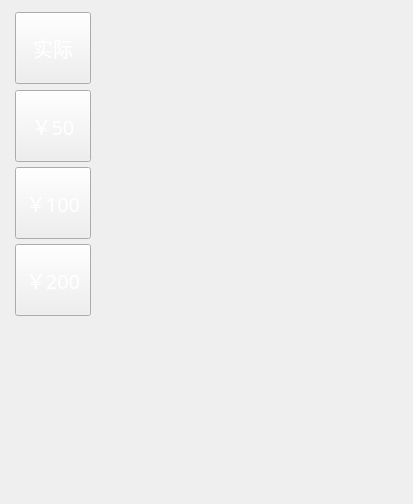
   <widget class="QWidget" name="widget_8" native="true">
    <property name="geometry">
     <rect>
      <x>314</x>
      <y>0</y>
      <width>413</width>
      <height>504</height>
     </rect>
    </property>
    <property name="minimumSize">
     <size>
      <width>413</width>
      <height>504</height>
     </size>
    </property>
    <layout class="QGridLayout" name="gridLayout">
     <property name="leftMargin">
      <number>15</number>
     </property>
     <property name="topMargin">
      <number>12</number>
     </property>
     <property name="rightMargin">
      <number>15</number>
     </property>
     <property name="bottomMargin">
      <number>190</number>
     </property>
     <property name="spacing">
      <number>7</number>
     </property>
     <item row="0" column="0">
      <widget class="QPushButton" name="factorButton">
       <property name="sizePolicy">
        <sizepolicy hsizetype="Minimum" vsizetype="Expanding">
         <horstretch>0</horstretch>
         <verstretch>0</verstretch>
        </sizepolicy>
       </property>
       <property name="minimumSize">
        <size>
         <width>76</width>
         <height>72</height>
        </size>
       </property>
       <property name="maximumSize">
        <size>
         <width>16777215</width>
         <height>16777215</height>
        </size>
       </property>
       <property name="font">
        <font>
         <family>微软雅黑</family>
         <pointsize>-1</pointsize>
         <weight>50</weight>
         <italic>false</italic>
         <bold>false</bold>
        </font>
       </property>
       <property name="focusPolicy">
        <enum>Qt::NoFocus</enum>
       </property>
       <property name="styleSheet">
        <string notr="true">QPushButton#factorButton{
	font:20px;
	font-family:&quot;微软雅黑&quot;;
	color: rgb(255,255,255);
	border-image: url(:/digitalKeyboardImage/foreign_key_normal.png);
}

QPushButton#factorButton:pressed{
	border-image: url(:/digitalKeyboardImage/foreign_key_press.png);
}</string>
       </property>
       <property name="text">
        <string>实际</string>
       </property>
      </widget>
     </item>
     <item row="1" column="0">
      <widget class="QPushButton" name="fiftyButton">
       <property name="sizePolicy">
        <sizepolicy hsizetype="Minimum" vsizetype="Expanding">
         <horstretch>0</horstretch>
         <verstretch>0</verstretch>
        </sizepolicy>
       </property>
       <property name="minimumSize">
        <size>
         <width>76</width>
         <height>72</height>
        </size>
       </property>
       <property name="maximumSize">
        <size>
         <width>16777215</width>
         <height>16777215</height>
        </size>
       </property>
       <property name="font">
        <font>
         <family>微软雅黑</family>
         <pointsize>-1</pointsize>
         <weight>50</weight>
         <italic>false</italic>
         <bold>false</bold>
        </font>
       </property>
       <property name="focusPolicy">
        <enum>Qt::NoFocus</enum>
       </property>
       <property name="styleSheet">
        <string notr="true">QPushButton#fiftyButton{
	font:20px;
	font-family:&quot;微软雅黑&quot;;
	color: rgb(255,255,255);
	border-image: url(:/digitalKeyboardImage/foreign_key_normal.png);
}

QPushButton#fiftyButton:pressed{
	border-image: url(:/digitalKeyboardImage/foreign_key_press.png);
}</string>
       </property>
       <property name="text">
        <string>￥50</string>
       </property>
      </widget>
     </item>
     <item row="2" column="0">
      <widget class="QPushButton" name="hundredButton">
       <property name="sizePolicy">
        <sizepolicy hsizetype="Minimum" vsizetype="Expanding">
         <horstretch>0</horstretch>
         <verstretch>0</verstretch>
        </sizepolicy>
       </property>
       <property name="minimumSize">
        <size>
         <width>76</width>
         <height>72</height>
        </size>
       </property>
       <property name="maximumSize">
        <size>
         <width>16777215</width>
         <height>16777215</height>
        </size>
       </property>
       <property name="font">
        <font>
         <family>微软雅黑</family>
         <pointsize>-1</pointsize>
         <weight>50</weight>
         <italic>false</italic>
         <bold>false</bold>
        </font>
       </property>
       <property name="focusPolicy">
        <enum>Qt::NoFocus</enum>
       </property>
       <property name="styleSheet">
        <string notr="true">QPushButton#hundredButton{
	font:20px;
	font-family:&quot;微软雅黑&quot;;
	color: rgb(255,255,255);
	border-image: url(:/digitalKeyboardImage/foreign_key_normal.png);
}

QPushButton#hundredButton:pressed{
	border-image: url(:/digitalKeyboardImage/foreign_key_press.png);
}</string>
       </property>
       <property name="text">
        <string>￥100</string>
       </property>
      </widget>
     </item>
     <item row="3" column="0">
      <widget class="QPushButton" name="twoHundredButton">
       <property name="sizePolicy">
        <sizepolicy hsizetype="Minimum" vsizetype="Expanding">
         <horstretch>0</horstretch>
         <verstretch>0</verstretch>
        </sizepolicy>
       </property>
       <property name="minimumSize">
        <size>
         <width>76</width>
         <height>72</height>
        </size>
       </property>
       <property name="maximumSize">
        <size>
         <width>16777215</width>
         <height>16777215</height>
        </size>
       </property>
       <property name="font">
        <font>
         <family>微软雅黑</family>
         <pointsize>-1</pointsize>
         <weight>50</weight>
         <italic>false</italic>
         <bold>false</bold>
        </font>
       </property>
       <property name="focusPolicy">
        <enum>Qt::NoFocus</enum>
       </property>
       <property name="styleSheet">
        <string notr="true">QPushButton#twoHundredButton{
	font:20px;
	font-family:&quot;微软雅黑&quot;;
	color: rgb(255,255,255);
	border-image: url(:/digitalKeyboardImage/foreign_key_normal.png);
}

QPushButton#twoHundredButton:pressed{
	border-image: url(:/digitalKeyboardImage/foreign_key_press.png);
}</string>
       </property>
       <property name="text">
        <string>￥200</string>
       </property>
      </widget>
     </item>
     <item row="0" column="1" rowspan="4">
      <widget class="WndDigitalKeyboard" name="DigitalKeyWnd" native="true">
       <property name="minimumSize">
        <size>
         <width>303</width>
         <height>303</height>
        </size>
       </property>
      </widget>
     </item>
    </layout>
   </widget>
